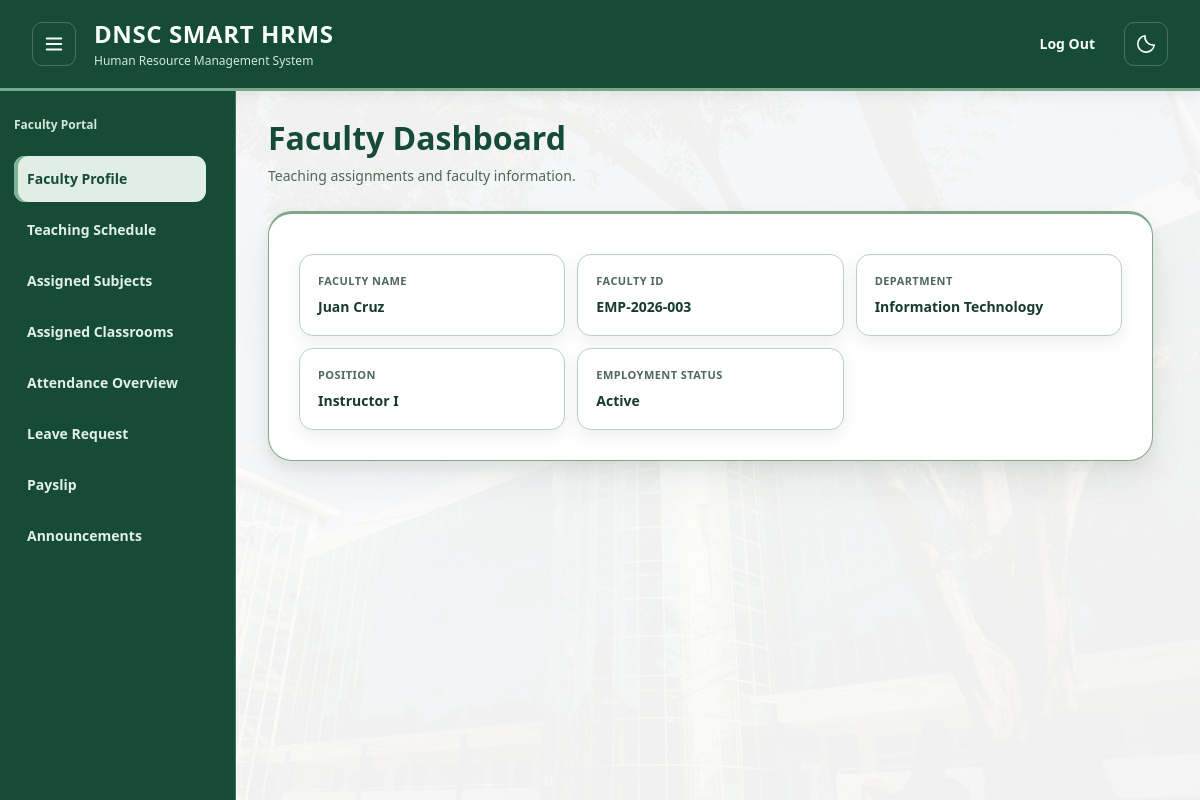
Screenshot of /faculty-dashboard.php (signed in) with the database file from the repository.
### tables this page shows
CREATE TABLE `employees` (
  `id` bigint(20) NOT NULL,
  `user_id` bigint(20) NOT NULL,
  `employee_number` varchar(30) NOT NULL,
  `rfid_card_number` varchar(50) DEFAULT NULL,
  `first_name` varchar(50) NOT NULL,
  `middle_name` varchar(50) DEFAULT NULL,
  `last_name` varchar(50) NOT NULL,
  `department_id` bigint(20) NOT NULL,
  `position_title` varchar(100) NOT NULL,
  `is_faculty` tinyint(1) DEFAULT 1,
  `date_hired` date NOT NULL,
  `current_status` enum('active','on_leave','resigned','terminated') DEFAULT 'active',
  `created_at` timestamp NOT NULL DEFAULT current_timestamp(),
  `updated_at` timestamp NOT NULL DEFAULT current_timestamp() ON UPDATE current_timestamp()
);

CREATE TABLE `departments` (
  `id` bigint(20) NOT NULL,
  `branch_id` bigint(20) NOT NULL,
  `department_name` varchar(100) NOT NULL,
  `created_at` timestamp NOT NULL DEFAULT current_timestamp(),
  `updated_at` timestamp NOT NULL DEFAULT current_timestamp() ON UPDATE current_timestamp()
);

### faculty-dashboard.php (the view, shortened to what this page needs)
<?php
$pdo = db();
function e($v): string { return htmlspecialchars((string) $v, ENT_QUOTES, 'UTF-8'); }
$userId = (int) $_SESSION['user_id'];
$st = $pdo->prepare(
    'SELECT e.*, d.department_name
       FROM employees e
       JOIN departments d ON d.id = e.department_id
      WHERE e.user_id = ? LIMIT 1'
);
$st->execute([$userId]);
$emp = $st->fetch();
$fullName = trim($emp['first_name'] . ' ' . ($emp['middle_name'] ? $emp['middle_name'] . ' ' : '') . $emp['last_name']);
$statusLabel = ucwords(str_replace('_', ' ', $emp['current_status']));
    ?><!doctype html>
<!doctype html>
<html lang="en" data-theme="light" data-ready="true">
  <head>
    <link rel="stylesheet" href="assets/ui-flow.css" />
    <link rel="stylesheet" href="assets/navigation.css" />
    <link
      rel="stylesheet"
      href="assets/light-theme.css?v=20261028-unified-employee"
    />
  </head>
  <body class="sidebar-shell flow-page" data-flow="faculty">
    <header class="hrms-header has-sidebar-menu">
      <button
        type="button"
        class="hrms-menu icon-button"
        id="menu-toggle"
        aria-controls="portal-sidebar"
        aria-expanded="true"
        aria-label="Collapse navigation"
        title="Collapse navigation"
      >
        <svg
          viewBox="0 0 24 24"
          width="22"
          height="22"
          fill="none"
          stroke="currentColor"
          stroke-width="2"
          stroke-linecap="round"
          aria-hidden="true"
        >
          <path d="M4 6h16M4 12h16M4 18h16" />
        </svg></button
      ><a class="hrms-brand"
        ><strong>DNSC SMART HRMS</strong
        ><span>Human Resource Management System</span></a
      >
      <nav class="hrms-public-nav" aria-label="Main navigation">
        <a href="authentication/logout.php" aria-label="Log out and return to sign in"
          >Log Out</a
        >
      </nav>
      <button
        id="theme-mode"
        class="icon-button"
        type="button"
        aria-label="Switch to dark mode"
      ></button>
    </header>
    <div class="demo-layout hrms-layout flow-layout">
      <aside class="demo-sidebar hrms-sidebar" id="portal-sidebar">
        <p class="account-name">Faculty Portal<br /></p>
        <nav aria-label="Faculty dashboard">
          <a href="#profile">Faculty Profile</a
          ><a href="#schedule">Teaching Schedule</a
          ><a href="#subjects">Assigned Subjects</a
          ><a href="#rooms">Assigned Classrooms</a
          ><a href="#attendance">Attendance Overview</a
          ><a href="#leave">Leave Request</a
          ><a href="#payslips">Payslip</a
          ><a href="#announcements">Announcements</a>
        </nav>
      </aside>
      <main class="demo-main" id="main-content">
        <header class="demo-heading">
          <h1>Faculty Dashboard</h1>
          <p>Teaching assignments and faculty information.</p>
        </header>
        <section class="demo-panel" id="profile">
          <h2>&nbsp;&nbsp;&nbsp;</h2>
          <dl class="profile-grid">
            <div>
              <dt>Faculty Name</dt>
              <dd id="faculty-name"><?= e($fullName) ?></dd>
            </div>
            <div>
              <dt>Faculty ID</dt>
              <dd id="faculty-id"><?= e($emp['employee_number']) ?></dd>
            </div>
            <div>
              <dt>Department</dt>
              <dd id="faculty-department"><?= e($emp['department_name']) ?></dd>
            </div>
            <div>
              <dt>Position</dt>
              <dd id="faculty-position"><?= e($emp['position_title']) ?></dd>
            </div>
            <div>
              <dt>Employment Status</dt>
              <dd id="faculty-status"><?= e($statusLabel) ?></dd>
            </div>
          </dl>
        </section>
      </main>
    </div>
  </body>
</html>

### assets/ui-flow.css (style rules this page uses)
html:root { --bg:#f3f7f4;--surface:#fff;--panel:#fff;--fg:#17372c;--ink:#17372c;--muted:#5b7066;--line:#d9e5de;--border:#d9e5de;--accent:#17613f;--blue:#17613f;--cyan:#3b9467;--accent-2:#3b9467;--accent-ink:#fff;--glow:#17613f22;--slot-bg:#e8f2eb;--slot-line:#8ab79c;--shadow:0 8px 28px #174b2e09;--link:#17613f;--page:var(--bg);--sub:var(--muted);--soft:var(--slot-bg) }
.flow-page .hrms-header { border-color:var(--line) }
.profile-grid { display:grid;grid-template-columns:repeat(2,minmax(0,1fr));gap:18px }
.profile-grid dt { font-size:12px;color:var(--muted);font-weight:600 }
.profile-grid dd { margin:5px 0 0;overflow-wrap:anywhere }
.flow-layout .demo-panel { scroll-margin-top:20px }
.flow-page .hrms-sidebar .account-name { min-width:0 }
.flow-page .hrms-sidebar nav { min-width:207px }
header.hrms-header.has-sidebar-menu #menu-toggle { display:inline-flex;align-items:center;justify-content:center;width:44px;height:44px;min-width:44px;min-height:44px;padding:0;margin:0!important;flex:0 0 44px;white-space:normal }
header.hrms-header.has-sidebar-menu #menu-toggle svg { display:block;pointer-events:none }
.sidebar-panel-view>.sidebar-panel-active { margin-top:0 }
body[data-flow=faculty] #profile { max-width:1080px;padding:0;overflow:hidden;border-radius:24px }
body[data-flow=faculty] #profile .profile-grid { display:grid;grid-template-columns:repeat(3,minmax(0,1fr));gap:12px;margin:0 30px 30px;padding:0;border:0;background:transparent;box-shadow:none }
body[data-flow=faculty] #profile .profile-grid>div { min-width:0;padding:17px 18px;border:1px solid var(--line);border-radius:14px;background:var(--panel);box-shadow:0 6px 16px #153d2814 }
body[data-flow=faculty] #profile .profile-grid dt { margin-bottom:6px;color:var(--muted);font-size:11px;font-weight:700;letter-spacing:.04em;text-transform:uppercase }
body[data-flow=faculty] #profile .profile-grid dd { margin:0;font-size:14px;font-weight:700;white-space:pre-wrap;overflow-wrap:anywhere }
.hrms-sidebar nav a[aria-current=location] { background:var(--slot-bg);color:var(--blue);box-shadow:inset 3px 0 0 var(--blue) }

### rows the page displays
employees: fullName "Juan Cruz", employee_number "EMP-2026-003", department.department_name "Information Technology", position_title "Instructor I", current_status "Active"
